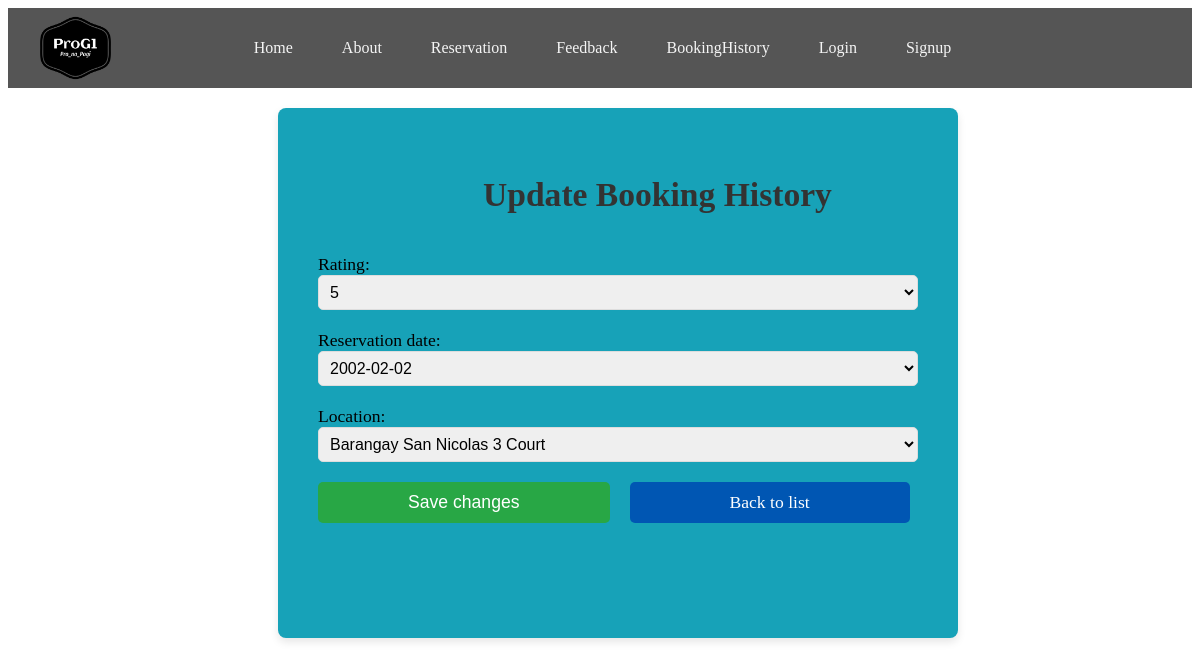
Screenshot of /bookingHistorydetail/10/edit with the database file from the repository.
### app/models.py (models this page shows, shortened)
class Feedback(models.Model):
    rating = models.IntegerField(choices=[(1, '1'), (2, '2'), (3, '3'), (4, '4'), (5, '5')])
    comment = models.TextField(blank=True, null=True)
    date = models.DateField()
    def __str__(self):
        return f"{self.rating}"

class Reservation(models.Model):
    reservation_date = models.DateField()
    start_time = models.TimeField()
    end_time = models.TimeField()
    location = models.ForeignKey(Court, on_delete=models.CASCADE)
    def __str__(self):
        return f"{self.reservation_date}"

class Court(models.Model):
    court_Id = models.AutoField(primary_key=True)
    courtStatus = models.CharField(max_length=100)
    location = models.CharField(max_length=100, choices=[('Barangay San Nicolas 3 Court','Barangay San Nicolas 3 Phase 1'),('Barangay Molino 3 Court','Barangay Molino 3 Phase 2')])
    date = models.DateField()
    available = models.CharField(max_length=100, choices=[('Available','Available'),('Not Available','Not Available')])
    def __str__(self):
        return f"{self.location}"

### app/views.py (the view)
# urls.py: path('bookingHistorydetail/<int:pk>/edit' , BookingHistoryUpdateView.as_view(), name='bookingHistory_update'),
class BookingHistoryUpdateView(UpdateView):
    model = BookingHistory
    fields = [ 'rating','reservation_date','location']
    template_name = 'app/bookingHistory_update.html'

### app/templates/app/bookingHistory_update.html (shortened to what this page needs)
{% extends 'app/base.html' %}
{% load static %}
{% block content %}
    <form method="post" class="form_signup">
        <h2>Update Booking History</h2>
        {{ form.as_p }}
        <button type="submit" class="button_signup">Save changes</button>
        <a href="{% url 'bookingHistory_list' %}">Back to list</a>
    </form>
    {% endblock content %}

### static/css/base.css (style rules this page uses)
.form_signup { background-color: #17a2b8; height: 450px; border-radius: 8px; box-shadow: 0 4px 8px rgba(0, 0, 0, 0.1); padding: 40px; width: 100%; max-width: 600px; margin-top: 20px; margin-left: 270px; text-align: left; }
.form_signup h2 { font-size: 2.1rem; color: #333; margin-bottom: 40px; font-weight: bold; margin-left: 165px; }
.form_signup p { margin-bottom: 20px; font-size: 1.1rem; }
.form_signup input, .form_signup select, .form_signup textarea { width: 100%; padding: 7px; font-size: 1rem; border: 1px solid #ddd; border-radius: 5px; }
.button_signup { background-color: #28a745; color: white; padding: 10px 90px; font-size: 1.1rem; border: none; border-radius: 5px; cursor: pointer; transition: background-color 0.3s ease; }
.form_signup a { font-size: 1.1rem; position: fixed; padding: 10px 100px; margin-left: 20px; text-decoration: none; border-radius: 5px; background-color:#0056b3; color: #fff; text-align: center; transition: background-color 0.3s ease; }

### rows the page displays
Feedback: rating "5"
Reservation: reservation_date "2002-02-02"
Court: location "Barangay San Nicolas 3 Court"
